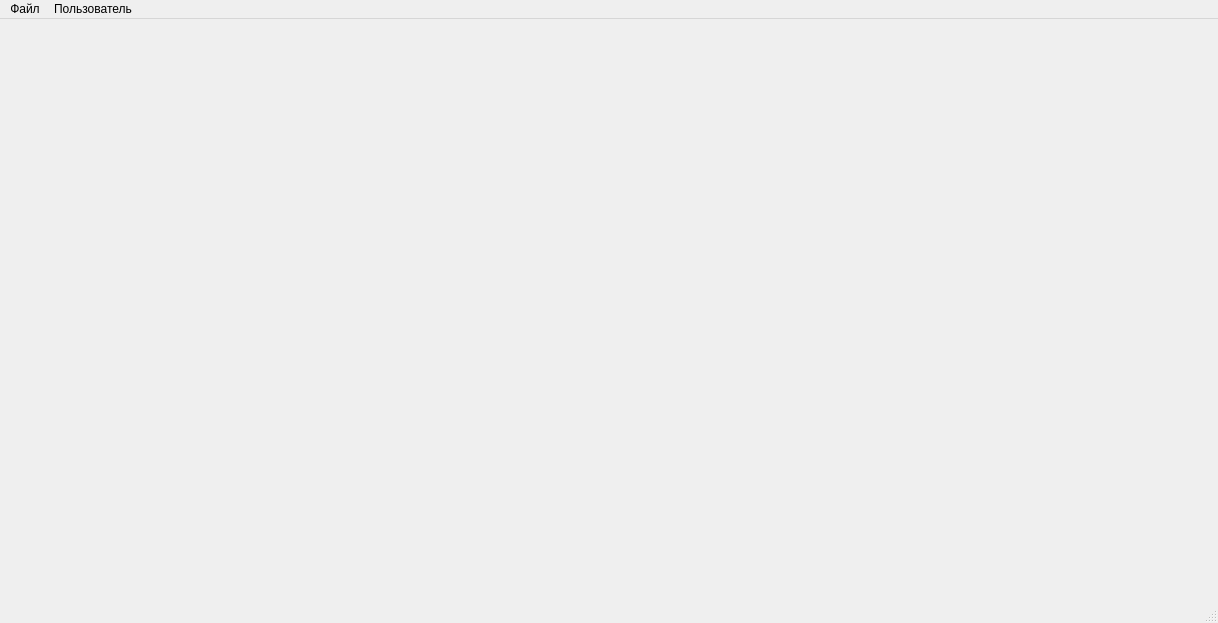
<?xml version="1.0" encoding="UTF-8"?>
<ui version="4.0">
 <class>MainWindow</class>
 <widget class="QMainWindow" name="MainWindow">
  <property name="geometry">
   <rect>
    <x>0</x>
    <y>0</y>
    <width>1218</width>
    <height>623</height>
   </rect>
  </property>
  <property name="windowTitle">
   <string>MainWindow</string>
  </property>
  <widget class="QWidget" name="centralWidget"/>
  <widget class="QMenuBar" name="menuBar">
   <property name="geometry">
    <rect>
     <x>0</x>
     <y>0</y>
     <width>1218</width>
     <height>26</height>
    </rect>
   </property>
   <widget class="QMenu" name="menu">
    <property name="title">
     <string>Файл</string>
    </property>
    <addaction name="actionLoadData"/>
    <addaction name="actionSave"/>
    <addaction name="actionLoad"/>
   </widget>
   <widget class="QMenu" name="menu_2">
    <property name="title">
     <string>Пользователь</string>
    </property>
    <addaction name="actionEditAccount"/>
   </widget>
   <addaction name="menu"/>
   <addaction name="menu_2"/>
  </widget>
  <widget class="QStatusBar" name="statusBar"/>
  <action name="actionSave">
   <property name="text">
    <string>Сохранить конфигурацию</string>
   </property>
  </action>
  <action name="actionLoad">
   <property name="text">
    <string>Загрузить конфигурацию</string>
   </property>
  </action>
  <action name="actionLoadData">
   <property name="text">
    <string>Загрузить данные...</string>
   </property>
  </action>
  <action name="actionEditAccount">
   <property name="text">
    <string>Редактировать...</string>
   </property>
  </action>
 </widget>
 <layoutdefault spacing="6" margin="11"/>
 <resources/>
 <connections/>
</ui>
